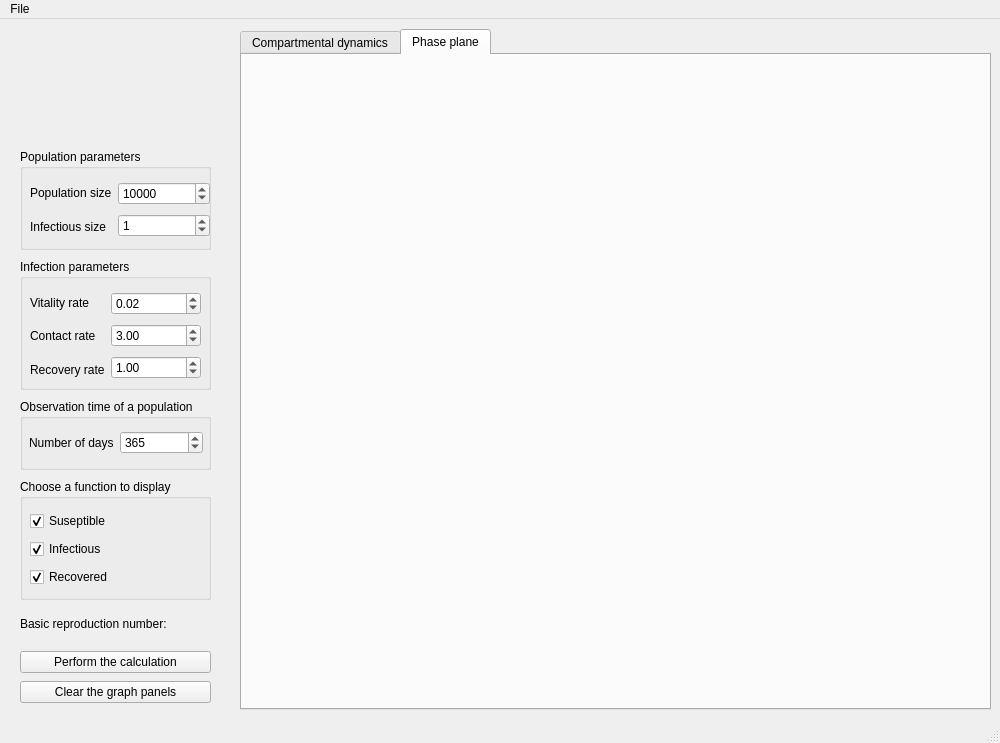
<?xml version="1.0" encoding="UTF-8"?>
<ui version="4.0">
 <class>main_window</class>
 <widget class="QMainWindow" name="main_window">
  <property name="geometry">
   <rect>
    <x>0</x>
    <y>0</y>
    <width>1000</width>
    <height>743</height>
   </rect>
  </property>
  <property name="sizePolicy">
   <sizepolicy hsizetype="Fixed" vsizetype="Fixed">
    <horstretch>0</horstretch>
    <verstretch>0</verstretch>
   </sizepolicy>
  </property>
  <property name="minimumSize">
   <size>
    <width>1000</width>
    <height>700</height>
   </size>
  </property>
  <property name="windowTitle">
   <string>MainWindow</string>
  </property>
  <widget class="QWidget" name="central_widget">
   <widget class="QTabWidget" name="plotting_widget">
    <property name="geometry">
     <rect>
      <x>240</x>
      <y>10</y>
      <width>751</width>
      <height>681</height>
     </rect>
    </property>
    <property name="currentIndex">
     <number>1</number>
    </property>
    <widget class="QWidget" name="dynamics_graphpane">
     <attribute name="title">
      <string>Compartmental dynamics</string>
     </attribute>
     <widget class="MPLWidget" name="dynamics_graph" native="true">
      <property name="geometry">
       <rect>
        <x>10</x>
        <y>10</y>
        <width>731</width>
        <height>631</height>
       </rect>
      </property>
      <property name="statusTip">
       <string>Dynamics of compartments S, I and R is displayed here</string>
      </property>
     </widget>
    </widget>
    <widget class="QWidget" name="phase_graphpane">
     <attribute name="title">
      <string>Phase plane</string>
     </attribute>
     <widget class="MPLWidget" name="phase_graph" native="true">
      <property name="geometry">
       <rect>
        <x>10</x>
        <y>10</y>
        <width>731</width>
        <height>631</height>
       </rect>
      </property>
      <property name="statusTip">
       <string>Phase plane I(S) is displayed here</string>
      </property>
     </widget>
    </widget>
   </widget>
   <widget class="QLabel" name="sir_model_label">
    <property name="geometry">
     <rect>
      <x>10</x>
      <y>0</y>
      <width>221</width>
      <height>131</height>
     </rect>
    </property>
    <property name="statusTip">
     <string>The classic endemic model described in a form of a differential equations system</string>
    </property>
    <property name="text">
     <string/>
    </property>
    <property name="pixmap">
     <pixmap resource="main_window_resources.qrc">:/computational_models/SIR_classic_endemic_model.png</pixmap>
    </property>
   </widget>
   <widget class="QGroupBox" name="function_display_groupBox">
    <property name="geometry">
     <rect>
      <x>20</x>
      <y>460</y>
      <width>191</width>
      <height>121</height>
     </rect>
    </property>
    <property name="title">
     <string>Choose a function to display</string>
    </property>
    <widget class="QWidget" name="layoutWidget">
     <property name="geometry">
      <rect>
       <x>10</x>
       <y>30</y>
       <width>86</width>
       <height>83</height>
      </rect>
     </property>
     <layout class="QVBoxLayout" name="function_display_layout">
      <item>
       <widget class="QCheckBox" name="suseptible_checkBox">
        <property name="statusTip">
         <string>Suseptible (S) is a compartment that describes the number of people, who are suseptible to an infection</string>
        </property>
        <property name="text">
         <string>Suseptible</string>
        </property>
        <property name="checked">
         <bool>true</bool>
        </property>
       </widget>
      </item>
      <item>
       <widget class="QCheckBox" name="infectious_checkBox">
        <property name="statusTip">
         <string>Infectious (I) is a compartment that describes the number of people who are, at the time, infected</string>
        </property>
        <property name="text">
         <string>Infectious</string>
        </property>
        <property name="checked">
         <bool>true</bool>
        </property>
       </widget>
      </item>
      <item>
       <widget class="QCheckBox" name="recovered_checkBox">
        <property name="statusTip">
         <string>Recovered (R) compartment describes the number of people who recovered from the infection or dead because of it</string>
        </property>
        <property name="text">
         <string>Recovered</string>
        </property>
        <property name="checked">
         <bool>true</bool>
        </property>
       </widget>
      </item>
     </layout>
    </widget>
   </widget>
   <widget class="QWidget" name="layoutWidget">
    <property name="geometry">
     <rect>
      <x>20</x>
      <y>630</y>
      <width>191</width>
      <height>58</height>
     </rect>
    </property>
    <layout class="QVBoxLayout" name="buttons_layout">
     <item>
      <widget class="QPushButton" name="perform_button">
       <property name="statusTip">
        <string>Perform the calculation and plot the graphics</string>
       </property>
       <property name="text">
        <string>Perform the calculation</string>
       </property>
      </widget>
     </item>
     <item>
      <widget class="QPushButton" name="clear_button">
       <property name="statusTip">
        <string>Clear the graphics</string>
       </property>
       <property name="text">
        <string>Clear the graph panels</string>
       </property>
      </widget>
     </item>
    </layout>
   </widget>
   <widget class="QGroupBox" name="observation_time_groupBox">
    <property name="geometry">
     <rect>
      <x>20</x>
      <y>380</y>
      <width>191</width>
      <height>71</height>
     </rect>
    </property>
    <property name="title">
     <string>Observation time of a population</string>
    </property>
    <widget class="QWidget" name="layoutWidget">
     <property name="geometry">
      <rect>
       <x>9</x>
       <y>30</y>
       <width>174</width>
       <height>28</height>
      </rect>
     </property>
     <layout class="QHBoxLayout" name="observation_time_layout">
      <item>
       <widget class="QLabel" name="ovservation_time_label">
        <property name="statusTip">
         <string>Number of days (T) is the time period in which the population is observed</string>
        </property>
        <property name="text">
         <string>Number of days</string>
        </property>
       </widget>
      </item>
      <item>
       <widget class="QSpinBox" name="observation_time_spinBox">
        <property name="sizePolicy">
         <sizepolicy hsizetype="Expanding" vsizetype="Fixed">
          <horstretch>0</horstretch>
          <verstretch>0</verstretch>
         </sizepolicy>
        </property>
        <property name="maximum">
         <number>9999999</number>
        </property>
        <property name="value">
         <number>365</number>
        </property>
       </widget>
      </item>
     </layout>
    </widget>
   </widget>
   <widget class="QGroupBox" name="poluation_groupBox">
    <property name="geometry">
     <rect>
      <x>20</x>
      <y>130</y>
      <width>191</width>
      <height>101</height>
     </rect>
    </property>
    <property name="title">
     <string>Population parameters</string>
    </property>
    <widget class="QWidget" name="layoutWidget">
     <property name="geometry">
      <rect>
       <x>10</x>
       <y>30</y>
       <width>180</width>
       <height>62</height>
      </rect>
     </property>
     <layout class="QHBoxLayout" name="population_params_layout">
      <item>
       <layout class="QVBoxLayout" name="pop_params_label_layout">
        <item>
         <widget class="QLabel" name="population_size_label">
          <property name="statusTip">
           <string>Population size (N) is the total number of people in a population being observed</string>
          </property>
          <property name="text">
           <string>Population size</string>
          </property>
         </widget>
        </item>
        <item>
         <widget class="QLabel" name="infectious_size_label">
          <property name="statusTip">
           <string>Infectious size (I_{0}) is the initial number of infectious people in population</string>
          </property>
          <property name="text">
           <string>Infectious size</string>
          </property>
         </widget>
        </item>
       </layout>
      </item>
      <item>
       <layout class="QVBoxLayout" name="pop_params_spinBox_layout">
        <item>
         <widget class="QSpinBox" name="population_size_spinBox">
          <property name="sizePolicy">
           <sizepolicy hsizetype="Expanding" vsizetype="Fixed">
            <horstretch>0</horstretch>
            <verstretch>0</verstretch>
           </sizepolicy>
          </property>
          <property name="maximum">
           <number>99999999</number>
          </property>
          <property name="value">
           <number>10000</number>
          </property>
         </widget>
        </item>
        <item>
         <widget class="QSpinBox" name="infections_size_spinBox">
          <property name="sizePolicy">
           <sizepolicy hsizetype="Expanding" vsizetype="Fixed">
            <horstretch>0</horstretch>
            <verstretch>0</verstretch>
           </sizepolicy>
          </property>
          <property name="maximum">
           <number>99999998</number>
          </property>
          <property name="value">
           <number>1</number>
          </property>
         </widget>
        </item>
       </layout>
      </item>
     </layout>
    </widget>
   </widget>
   <widget class="QGroupBox" name="infection_parameters_groupBox">
    <property name="geometry">
     <rect>
      <x>20</x>
      <y>240</y>
      <width>191</width>
      <height>131</height>
     </rect>
    </property>
    <property name="title">
     <string>Infection parameters</string>
    </property>
    <widget class="QWidget" name="layoutWidget">
     <property name="geometry">
      <rect>
       <x>10</x>
       <y>30</y>
       <width>171</width>
       <height>94</height>
      </rect>
     </property>
     <layout class="QHBoxLayout" name="infection_params_layout">
      <item>
       <layout class="QVBoxLayout" name="inf_param_label_layout">
        <item>
         <widget class="QLabel" name="vitality_rate_label">
          <property name="statusTip">
           <string>Vitality rate (\mu) is the rate of inflow into S, I and R classes (in this model the deaths calance the births)</string>
          </property>
          <property name="text">
           <string>Vitality rate</string>
          </property>
         </widget>
        </item>
        <item>
         <widget class="QLabel" name="contact_rate_label">
          <property name="statusTip">
           <string>Contact rate (\beta) is the average number of adequate contacts (meaning contacts that are sufficient for transmission)</string>
          </property>
          <property name="text">
           <string>Contact rate</string>
          </property>
         </widget>
        </item>
        <item>
         <widget class="QLabel" name="recovery_rate_label">
          <property name="statusTip">
           <string>Recovery rate (\gamma) corresponds to the speed of a person's movement out of the I compartment into R</string>
          </property>
          <property name="text">
           <string>Recovery rate</string>
          </property>
         </widget>
        </item>
       </layout>
      </item>
      <item>
       <layout class="QVBoxLayout" name="inf_param_dspinBox_layout">
        <item>
         <widget class="QDoubleSpinBox" name="vitality_rate_dSpinBox">
          <property name="sizePolicy">
           <sizepolicy hsizetype="Expanding" vsizetype="Fixed">
            <horstretch>0</horstretch>
            <verstretch>0</verstretch>
           </sizepolicy>
          </property>
          <property name="value">
           <double>0.020000000000000</double>
          </property>
         </widget>
        </item>
        <item>
         <widget class="QDoubleSpinBox" name="contact_rate_dSpinBox">
          <property name="sizePolicy">
           <sizepolicy hsizetype="Expanding" vsizetype="Fixed">
            <horstretch>0</horstretch>
            <verstretch>0</verstretch>
           </sizepolicy>
          </property>
          <property name="value">
           <double>3.000000000000000</double>
          </property>
         </widget>
        </item>
        <item>
         <widget class="QDoubleSpinBox" name="recovery_rate_dSpinBox">
          <property name="sizePolicy">
           <sizepolicy hsizetype="Expanding" vsizetype="Fixed">
            <horstretch>0</horstretch>
            <verstretch>0</verstretch>
           </sizepolicy>
          </property>
          <property name="value">
           <double>1.000000000000000</double>
          </property>
         </widget>
        </item>
       </layout>
      </item>
     </layout>
    </widget>
   </widget>
   <widget class="QLabel" name="basic_reproduction_number_label">
    <property name="geometry">
     <rect>
      <x>20</x>
      <y>589</y>
      <width>191</width>
      <height>31</height>
     </rect>
    </property>
    <property name="text">
     <string>Basic reproduction number:</string>
    </property>
   </widget>
  </widget>
  <widget class="QMenuBar" name="menubar">
   <property name="geometry">
    <rect>
     <x>0</x>
     <y>0</y>
     <width>1000</width>
     <height>22</height>
    </rect>
   </property>
   <widget class="QMenu" name="menuFile">
    <property name="title">
     <string>File</string>
    </property>
    <addaction name="perform_action"/>
    <addaction name="clear_action"/>
    <addaction name="reset_action"/>
    <addaction name="separator"/>
    <addaction name="quit_action"/>
   </widget>
   <addaction name="menuFile"/>
  </widget>
  <widget class="QStatusBar" name="statusbar"/>
  <action name="perform_action">
   <property name="text">
    <string>Perform the calculation</string>
   </property>
   <property name="statusTip">
    <string>Perform the calculation and plot the graphics</string>
   </property>
  </action>
  <action name="clear_action">
   <property name="text">
    <string>Clear the graph panels</string>
   </property>
   <property name="statusTip">
    <string>Clear the graphics</string>
   </property>
  </action>
  <action name="reset_action">
   <property name="text">
    <string>Reset the parameters</string>
   </property>
   <property name="statusTip">
    <string>Reset the parameters to their default values</string>
   </property>
  </action>
  <action name="quit_action">
   <property name="text">
    <string>Quit</string>
   </property>
   <property name="statusTip">
    <string>Quit the application</string>
   </property>
  </action>
 </widget>
 <customwidgets>
  <customwidget>
   <class>MPLWidget</class>
   <extends>QWidget</extends>
   <header location="global">mpl_widget.h</header>
   <container>1</container>
  </customwidget>
 </customwidgets>
 <resources>
  <include location="main_window_resources.qrc"/>
 </resources>
 <connections/>
</ui>
